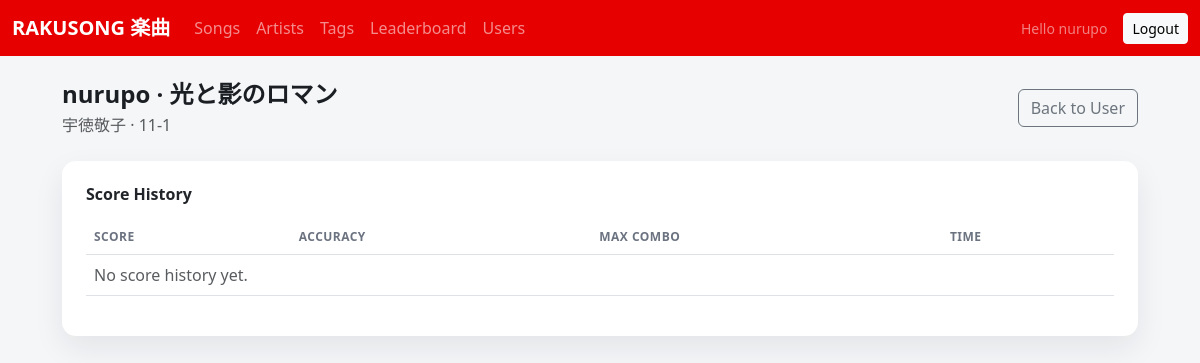
Before: /ui/users/1/songs/12/ (signed in) with the older database file.
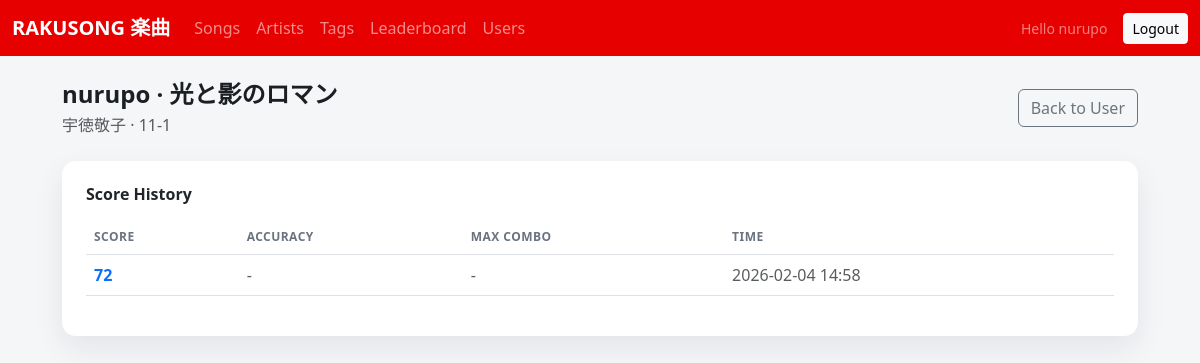
After: the same page with the newer database file.
### users/models.py (models this page shows)
class ScoreHistory(models.Model):
    user = models.ForeignKey(settings.AUTH_USER_MODEL, on_delete=models.CASCADE, related_name='score_history')
    song = models.ForeignKey(Song, on_delete=models.CASCADE, related_name='score_history')
    score = models.PositiveIntegerField(null=True, blank=True)
    accuracy = models.DecimalField(max_digits=5, decimal_places=2, null=True, blank=True)
    max_combo = models.PositiveIntegerField(null=True, blank=True)
    f0_curve = models.JSONField(null=True, blank=True)
    technique_counts = models.JSONField(null=True, blank=True)
    created_at = models.DateTimeField(auto_now_add=True)
    class Meta:
        indexes = [
            models.Index(fields=['user', '-created_at']),
            models.Index(fields=['song', '-created_at']),
        ]

### users/views_ui.py (the view)
@login_required
def user_song_detail(request, pk, song_id):
    User = get_user_model()
    user = get_object_or_404(User, pk=pk)
    song = get_object_or_404(Song, pk=song_id)
    histories = (
        ScoreHistory.objects
        .filter(user=user, song=song)
        .order_by('-created_at')
    )
    return render(
        request,
        'users/user_song_detail.html',
        {
            'user_obj': user,
            'song': song,
            'histories': histories,
        },
    )

### templates/users/user_song_detail.html (shortened to what this page needs)
{% extends 'base.html' %}
{% block content %}
<div class="d-flex flex-wrap justify-content-between align-items-center mb-4">
  <div>
    <h1 class="h4 fw-bold mb-1">{{ user_obj.username }} · {{ song.title }}</h1>
    <div class="text-muted">{{ song.artist|default:'Unknown Artist' }} · {{ song.code }}</div>
  </div>
  <div class="d-flex gap-2">
    <a class="btn btn-outline-secondary" href="{% url 'ui_user_detail' user_obj.id %}">Back to User</a>
  </div>
</div>
<div class="card p-4">
  <h2 class="h6 fw-semibold mb-3">Score History</h2>
  <div class="table-responsive">
    <table class="table align-middle">
      <thead>
        <tr>
          <th>Score</th>
          <th>Accuracy</th>
          <th>Max Combo</th>
          <th>Time</th>
        </tr>
      </thead>
      <tbody>
        {% for history in histories %}
        <tr>
          <td>
            <a class="fw-semibold text-decoration-none" href="{% url 'ui_user_score_detail' user_obj.id song.id history.id %}">{{ history.score|default:'-' }}</a>
          </td>
          <td class="text-muted">{% if history.accuracy %}{{ history.accuracy }}{% else %}-{% endif %}</td>
          <td class="text-muted">{% if history.max_combo %}{{ history.max_combo }}{% else %}-{% endif %}</td>
          <td class="text-muted">{{ history.created_at|date:"Y-m-d H:i" }}</td>
        </tr>
        {% empty %}
        <tr>
          <td colspan="4" class="text-muted">No score history yet.</td>
        </tr>
        {% endfor %}
      </tbody>
    </table>
  </div>
</div>
{% endblock %}

Changed rows visible on the page:
added ScoreHistory: score "72", created_at "2026-02-04 14:58"
Other visible differences:
text no longer shown: "No score history yet."
